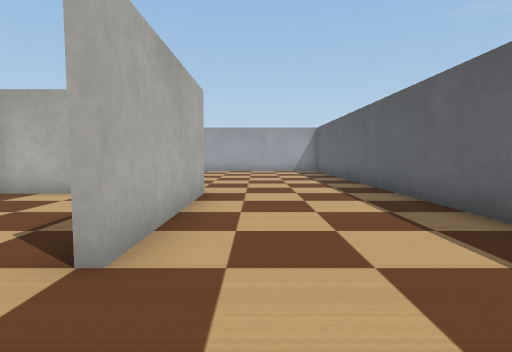
View 1 (above)

24 first-person views from a walk through a robot-simulator world made for Webots. The camera is 0.19 m above the floor, tilts 4° down and sees 80° across. The floor is counted in squares, 0.2 m on a side. Each view is taken from the middle of a square. On the plan, view 1 faces up. The plan holds only what a view shows up to about 12 squares ahead; the rest is blank. The robots in the file are not drawn. Simple shapes and patterns stand in for the simulator's stock objects.

View 2
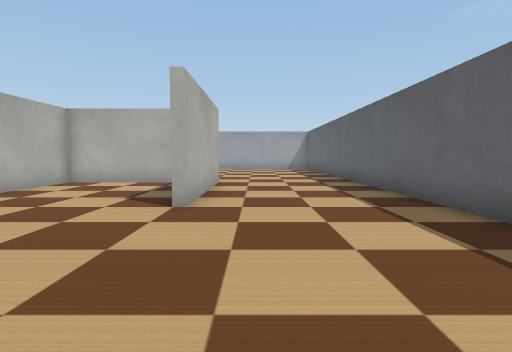

View 3
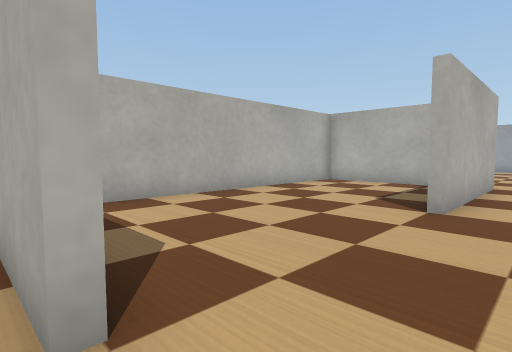

View 4
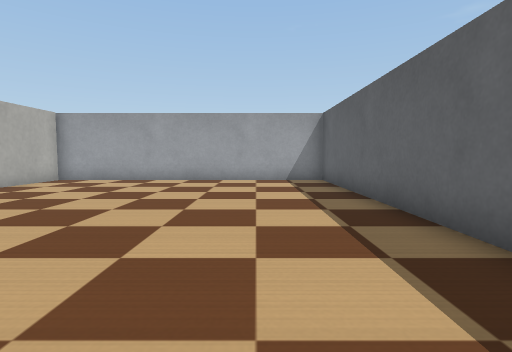

View 5
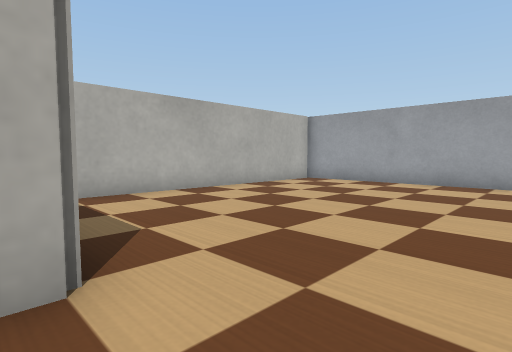

View 6
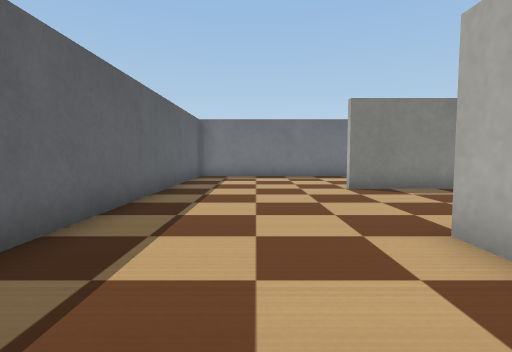

View 7
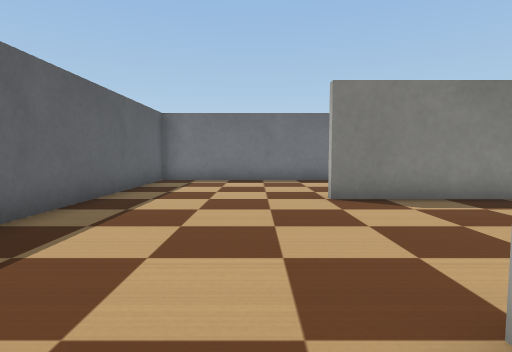

View 8
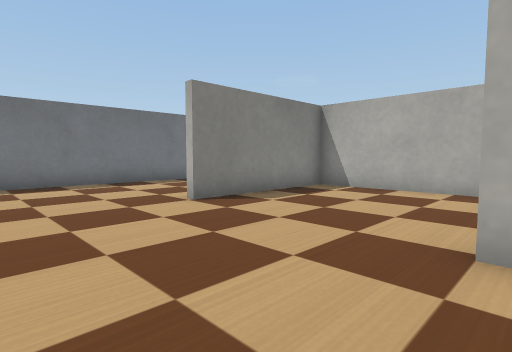

View 9
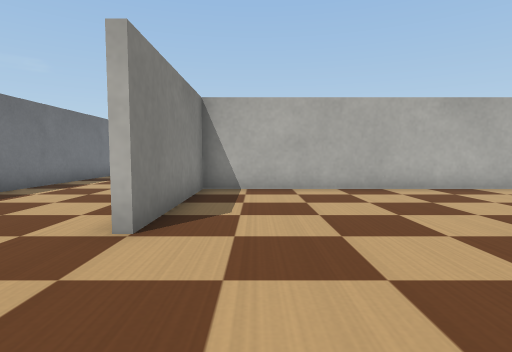

View 10
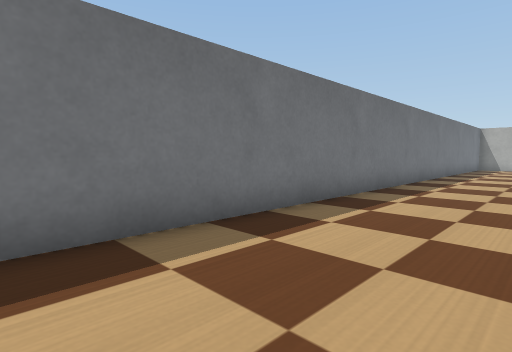

View 11
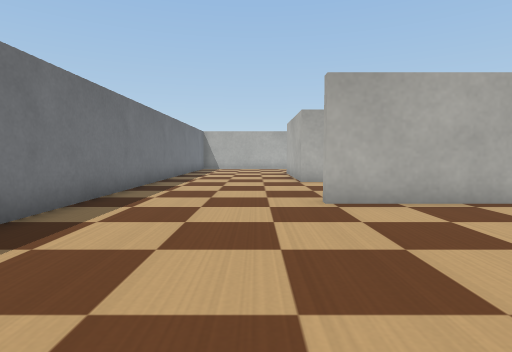

View 12
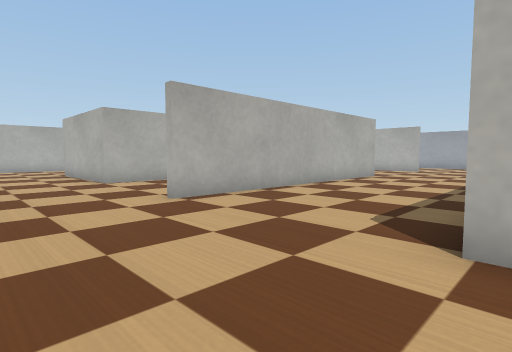

View 13
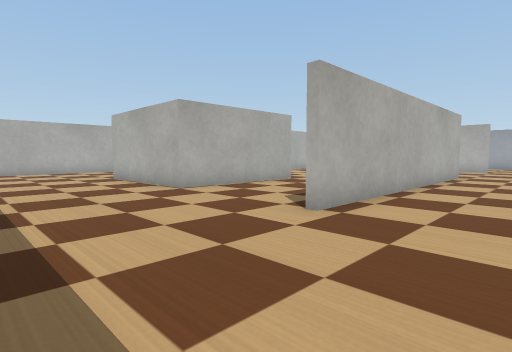

View 14
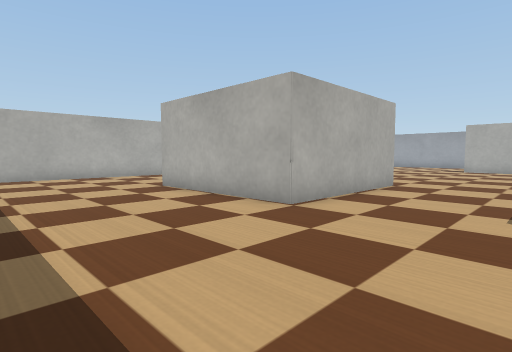

View 15
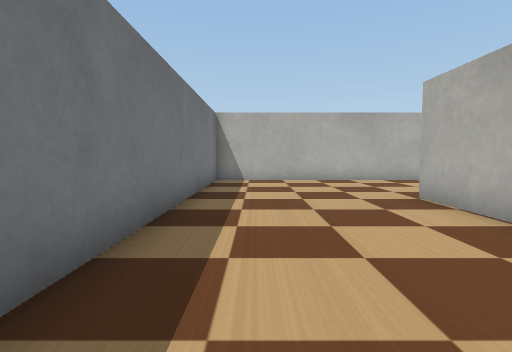

View 16
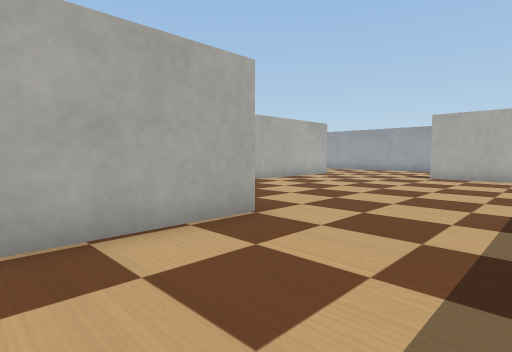

View 17
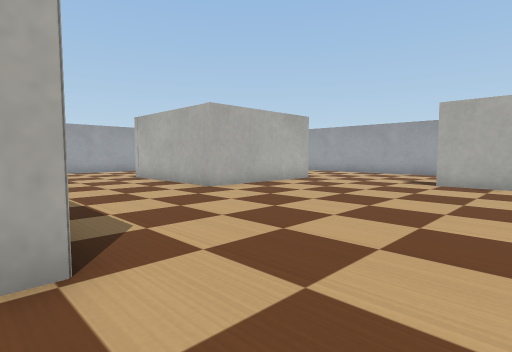

View 18
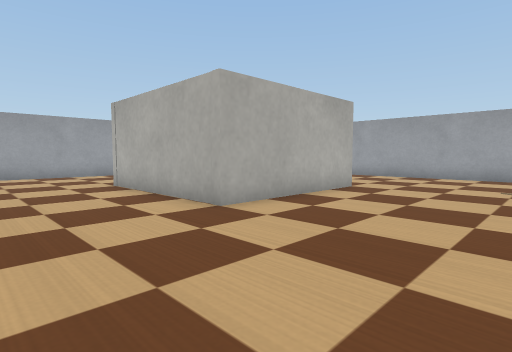

View 19
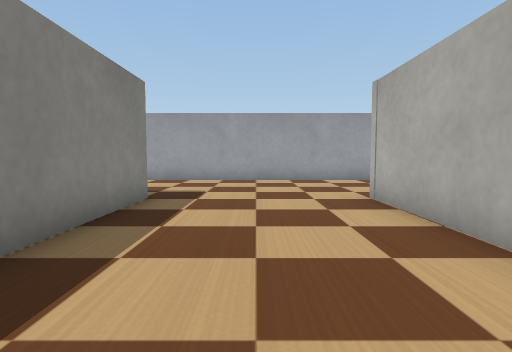

View 20
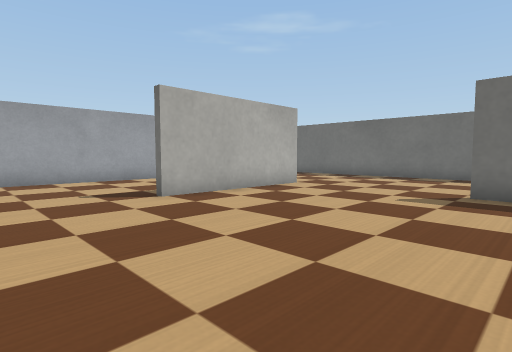

View 21
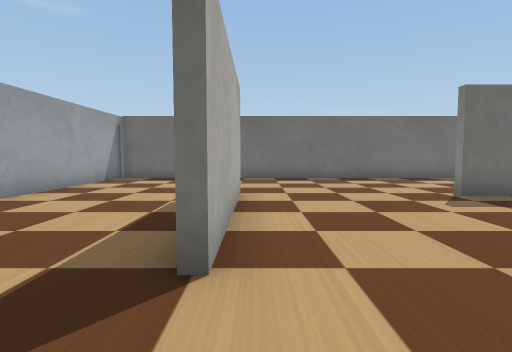

View 22
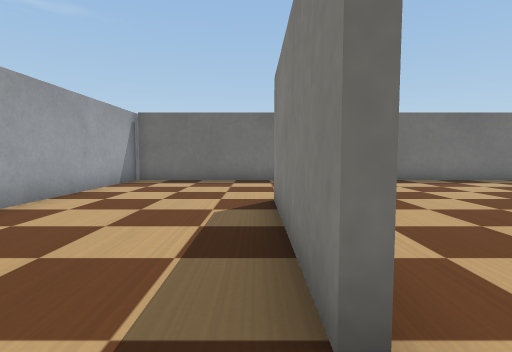

View 23
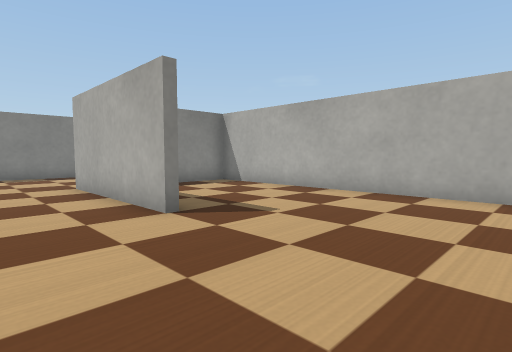

View 24
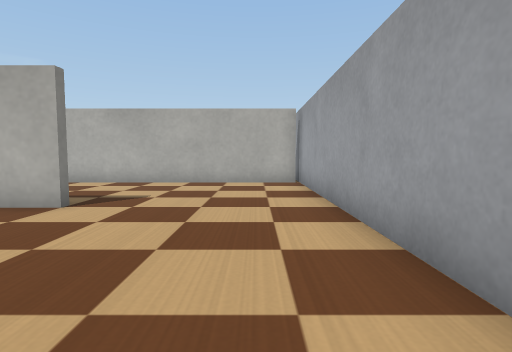

### Floor plan
Points are (right, up) in squares from view 1. A wall is a line through its corners. A room is listed if a view was taken in it or the views show most of it. See-through windows are left out.
Room 1 (views 1, 2, 3, 4, 5, 6, 7, 8, 9)
walls: (-2.7, 7.5) (-6.4, 7.5) (-6.4, -2.5) (-1.5, -2.5); (-1.3, 7.7) (-1.3, 2.5); (-6.4, 17.4) (-6.4, 8.9); (3.5, -3.5) (3.5, 17.5) (-7, 17.5)
ways out: opening at (1, -3) to room 2
Room 2 (views 10, 11, 12, 13, 14, 15, 16, 17, 18, 19, 20, 21, 22, 23, 24)
walls: (-16.6, 2.8) (-16.6, -2.4) (-21.7, -2.4); (-12.1, 6.1) (-12.1, 7.4); (-11.9, 7.2) (-11.9, -2.8); (-16.7, 12.6) (-11.6, 12.6); (-21.4, 12.6) (-21.4, 7.5) (-26.7, 7.5); (-26.7, 2.6) (-20.2, 2.6); (-11.6, 12.4) (-16.7, 12.4); (-6.6, 3.4) (-6.6, 9.8); (-26.4, -1.5) (-26.4, -7.5) (3.5, -7.5) (3.5, -3.5); (-6.6, 12.2) (-6.6, 17.4); (-14.4, 17.5) (-21.6, 17.5); (-31.5, 9.4) (-31.5, 0.9); (-7, 17.5) (-12.8, 17.5); (-1.5, -2.7) (-3.6, -2.7)
ways out: opening at (1, -3) to room 1; opening at (-22, 15) to room 3; opening at (-24, -2)
Room 3 (no view inside)
walls: (-26.4, 17.4) (-26.4, 7.8) (-24.4, 7.8); (-21.6, 17.5) (-27.5, 17.5)
ways out: opening at (-22, 15) to room 2

Positions as (right, up) in squares from view 1, and headings:
1: (0, 0), facing up
2: (0, -3), facing up
3: (0, -3), facing up-left
4: (1, 6), facing up
5: (1, 7), facing up-left
6: (1, 6), facing down
7: (0, 4), facing down
8: (2, 3), facing down-left
9: (2, -1), facing left
10: (-4, -4), facing down-left
11: (-6, -4), facing left
12: (-6, -6), facing up-left
13: (-9, -7), facing up-left
14: (-13, -7), facing up-left
15: (-15, -6), facing left
16: (-13, -1), facing up-left
17: (-14, 2), facing up-left
18: (-17, 4), facing up-left
19: (-20, 5), facing left
20: (-20, 6), facing up-right
21: (-19, 12), facing right
22: (-18, 13), facing right
23: (-19, 17), facing down-left
24: (-16, 16), facing left
